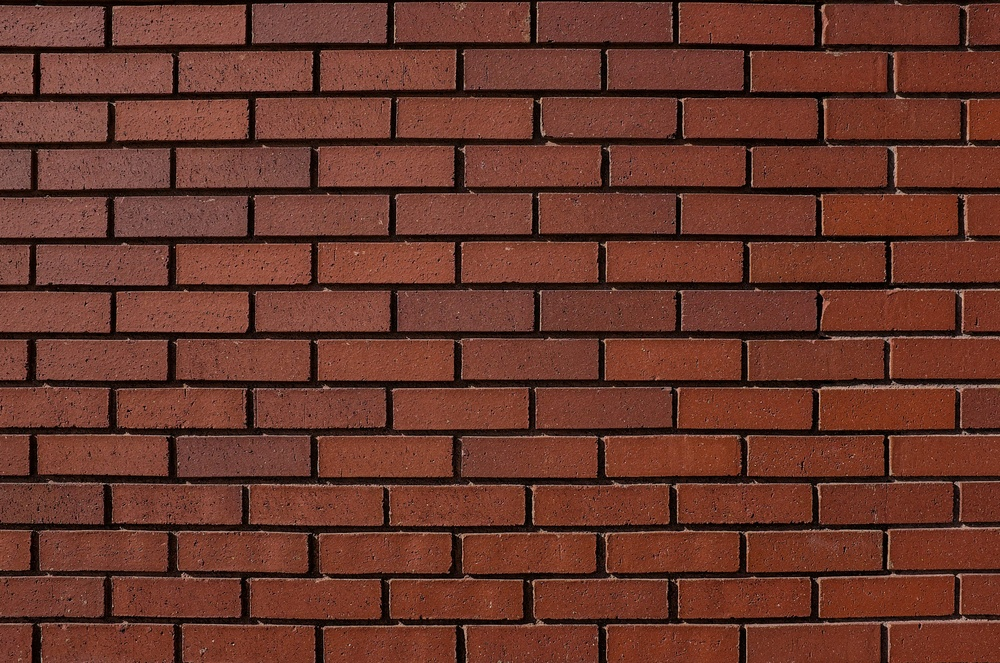
#> input picture corner-detector/HCD_images/brick_texture.jpg, 1000 x 663 px, shrunk from 3000 x 1990 before the run
$ python -i HC_methods.py   (imports and definitions only)
#> lines starting #> are read from the running program, lines starting #| are printed output that depends on the picture; after the words box and inside, x2 and y2 are one past the last pixel; in counts of white or black regions, pixels touching at a corner belong together
#> further down, picture is the input picture: shape (663, 1000, 3); mean B, G, R 43.1, 55.3, 105.5
import cv2
import numpy as np

def hcd_method(src_img):
    img = src_img

    if img is None:
        print("Img is not found.")
        return None

    # Eğer görüntü gri tonlamalıysa BGR'ye çevir
    if len(img.shape) == 2:
        color_img = cv2.cvtColor(img, cv2.COLOR_GRAY2BGR)
        gray = np.float32(img)

    else:
        color_img = img.copy()
        gray = cv2.cvtColor(color_img, cv2.COLOR_BGR2GRAY)
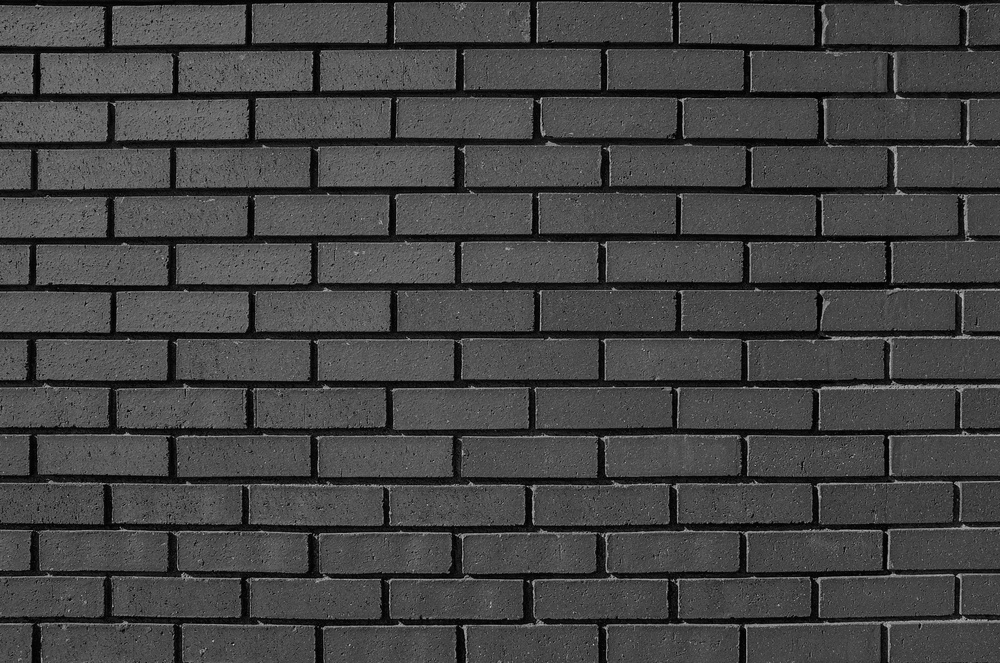
#> gray: shape (663, 1000); min 0, max 220, mean 68.9
        gray = np.float32(gray)

    # Harris Corner Detection
    dst = cv2.cornerHarris(gray, blockSize=2, ksize=3, k=0.04)
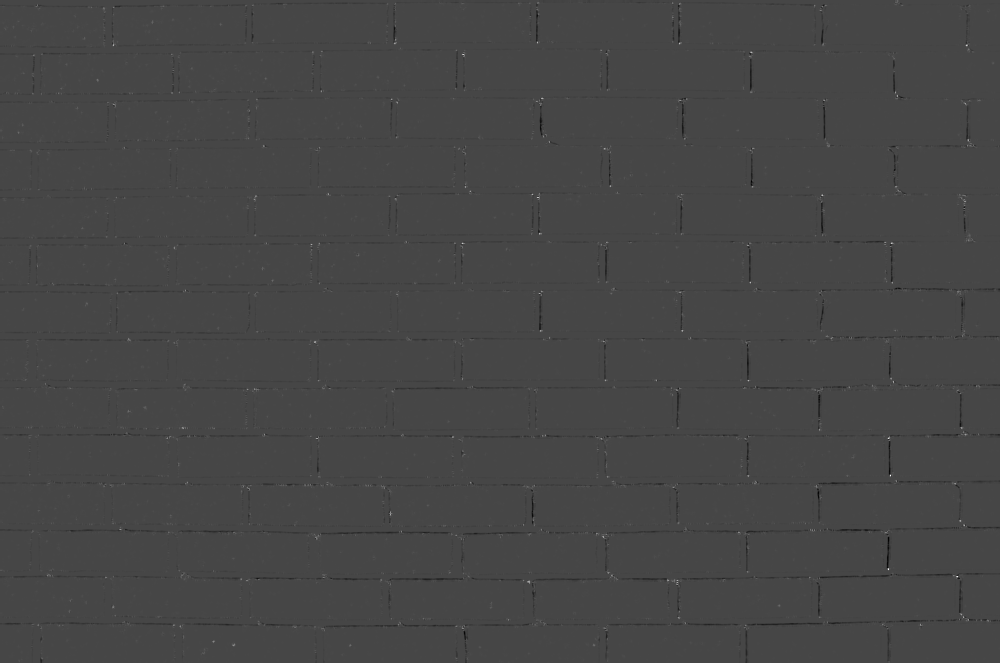
#> dst: shape (663, 1000) float32; min -12739141, max 33085006, mean -56531.7; drawn with min black and max white
    dst = cv2.dilate(dst, None)
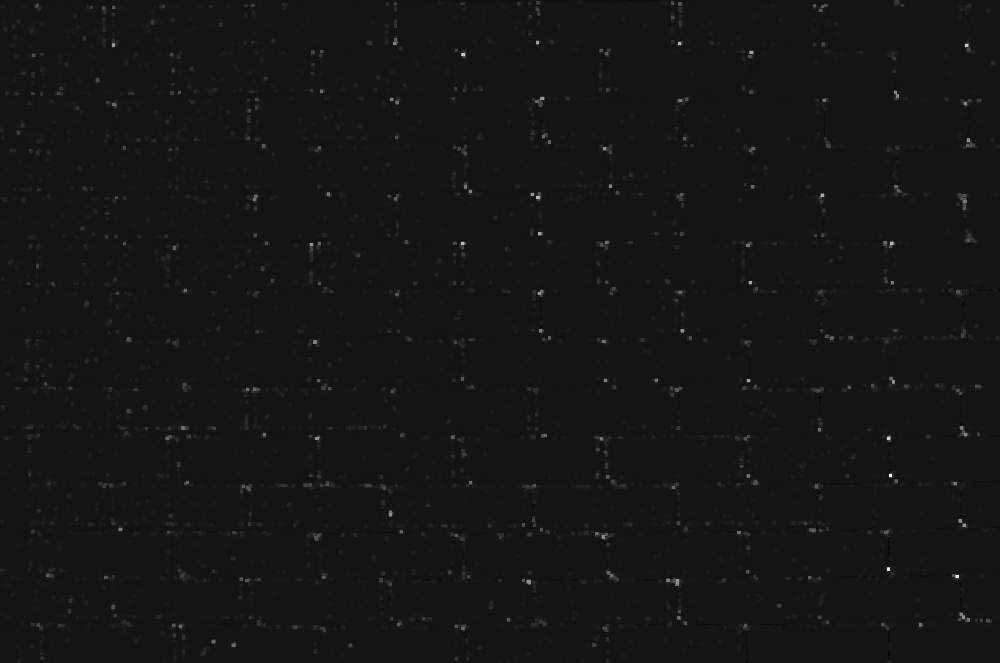
#> dst: shape (663, 1000) float32; min -2909742, max 33085006, mean 181761.5; drawn with min black and max white

    # Eşikleme ve köşeleri kırmızı ile işaretleme
    color_img[dst > 0.07 * dst.max()] = [0, 0, 255]  # BGR formatında kırmızı
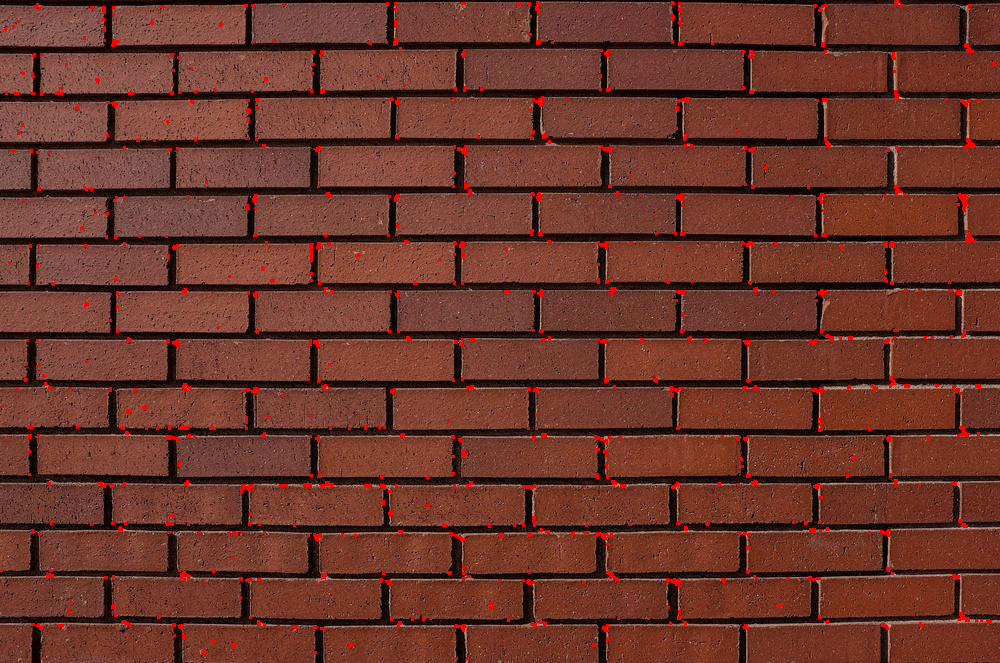
#> color_img: shape (663, 1000, 3); 1.81% of pixels changed, all inside (x1, y1, x2, y2) = (0, 0, 995, 660)


    # Görüntüyü göster
    cv2.imshow("Harris Corner Detection", color_img)
    cv2.waitKey(0)
    cv2.destroyAllWindows()

>>> import cv2
>>> picture = cv2.imread('HCD_images/brick_texture.jpg')
>>> result = hcd_method(picture)
